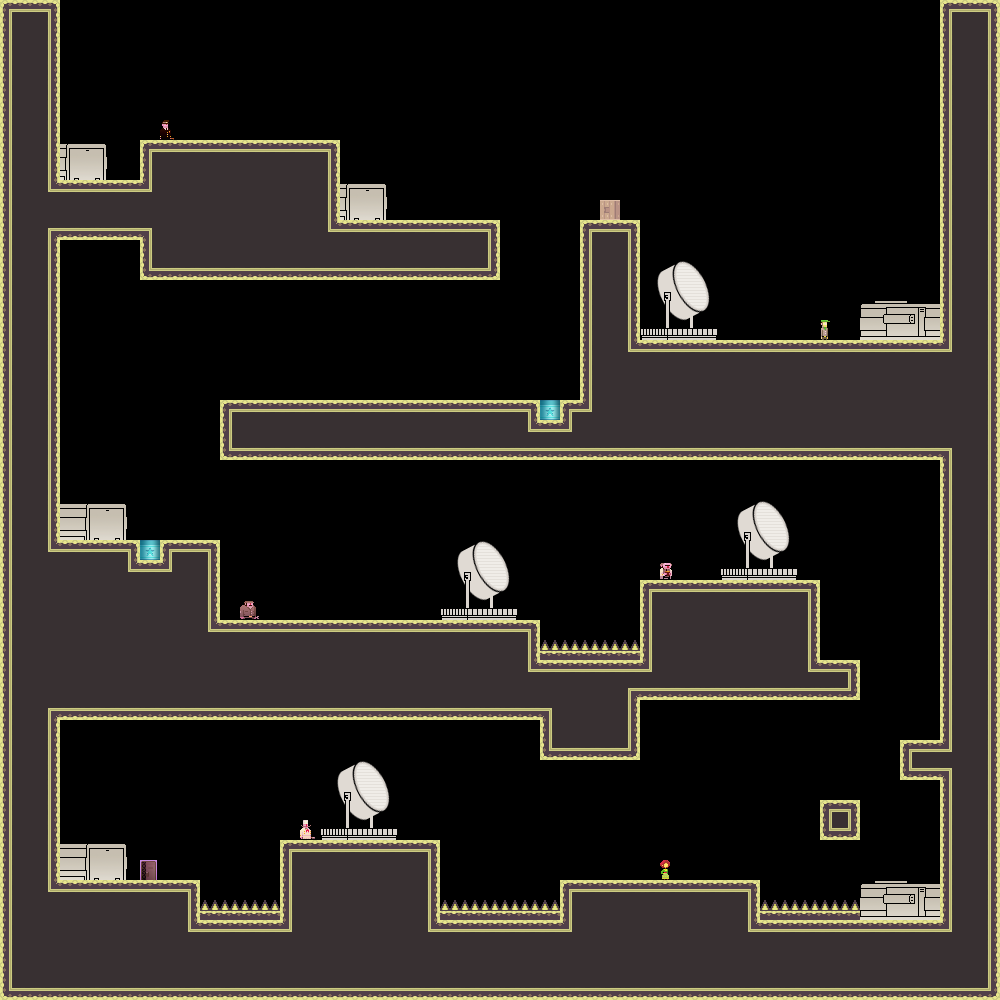

The image is a tile-based game level rendered from a .tmx file. Its description and source (layers, tilesets, objects; grid data summarised) follow:
An orthogonal 50x50 tile map with 20x20 px tiles, 1 tile layer (bg).

<map version="1.0" orientation="orthogonal" width="50" height="50" tilewidth="20" tileheight="20">
 <tileset firstgid="1" name="tiles_military" tilewidth="20" tileheight="20">
  <image source="../../../../XNAModeContent/Lemonade/tiles_military.png" width="400" height="400" />
  <terraintypes>
   <terrain name="solid" tile="151" />
   <terrain name="hollow" tile="94" />
  </terraintypes>
  <tile id="8" terrain=",,,1" />
  <tile id="9" terrain=",,1,1" />
  <tile id="10" terrain=",,1,1" />
  <tile id="11" terrain=",,1,1" />
  <tile id="12" terrain=",,1,1" />
  <tile id="13" terrain=",,1,1" />
  <tile id="14" terrain=",,1," />
  <tile id="15" terrain="1,1,1," />
  <tile id="16" terrain="1,1,,1" />
  <tile id="28" terrain=",1,,1" />
  <tile id="34" terrain="1,,1," />
  <tile id="35" terrain="1,,1,1" />
  <tile id="36" terrain=",1,1,1" />
  <tile id="48" terrain=",1,,1" />
  <tile id="54" terrain="1,,1," />
  <tile id="68" terrain=",1,,1" />
  <tile id="74" terrain="1,,1," />
  <tile id="88" terrain=",1,,1" />
  <tile id="94" terrain="1,,1," />
  <tile id="108" terrain=",1,,1" />
  <tile id="114" terrain="1,,1," />
  <tile id="128" terrain=",1,," />
  <tile id="129" terrain="1,1,," />
  <tile id="130" terrain="1,1,," />
  <tile id="131" terrain="1,1,," />
  <tile id="132" terrain="1,1,," />
  <tile id="133" terrain="1,1,," />
  <tile id="134" terrain="1,,," />
  <tile id="148" terrain=",,,0" />
  <tile id="149" terrain=",,0,0" />
  <tile id="150" terrain=",,0," />
  <tile id="151" terrain="0,0,0," />
  <tile id="152" terrain="0,0,," />
  <tile id="153" terrain="0,0,,0" />
  <tile id="168" terrain=",0,,0" />
  <tile id="170" terrain="0,,0," />
  <tile id="171" terrain="0,,0," />
  <tile id="173" terrain=",0,,0" />
  <tile id="188" terrain=",0,," />
  <tile id="189" terrain="0,0,," />
  <tile id="190" terrain="0,,," />
  <tile id="191" terrain="0,,0,0" />
  <tile id="192" terrain=",,0,0" />
  <tile id="193" terrain=",0,0,0" />
  <tile id="194" terrain="0,0,0,0" />
  <tile id="195" terrain="1,1,1,1" />
  <tile id="356">
   <properties>
    <property name="LargeCrate" value="" />
   </properties>
  </tile>
  <tile id="380">
   <properties>
    <property name="Andre" value="" />
   </properties>
  </tile>
  <tile id="381">
   <properties>
    <property name="Liselot" value="" />
   </properties>
  </tile>
  <tile id="382">
   <properties>
    <property name="Amsterdaam" value="" />
   </properties>
  </tile>
  <tile id="383">
   <properties>
    <property name="Worker" value="" />
   </properties>
  </tile>
  <tile id="384">
   <properties>
    <property name="Inspector" value="" />
   </properties>
  </tile>
  <tile id="385">
   <properties>
    <property name="Chef" value="" />
   </properties>
  </tile>
  <tile id="386">
   <properties>
    <property name="Exit" value="" />
   </properties>
  </tile>
  <tile id="387">
   <properties>
    <property name="Trampoline" value="" />
   </properties>
  </tile>
  <tile id="388">
   <properties>
    <property name="SmallCrate" value="" />
   </properties>
  </tile>
  <tile id="389">
   <properties>
    <property name="SugarBag" value="" />
   </properties>
  </tile>
 </tileset>
 <layer name="bg" width="50" height="50">
  <data>[2500 cells, 1257 non-empty, 89 distinct tile ids]</data>
 </layer>
 <objectgroup name="boxes" width="50" height="50" />
</map>
